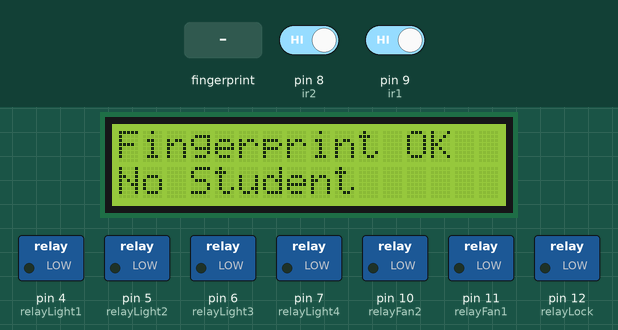
Simulated run of this sketch. Board: Arduino Uno, built with avr-gcc and run on an emulated ATmega328P. Parts: 16×2 character LCD, switched loads named in the sketch (green lamp = pin HIGH). The test bench sets the inputs (shaded band); at power-on: pin 9 (ir1) HIGH, pin 8 (ir2) HIGH.

Above: at 1.4 s.
At 4.5 s:
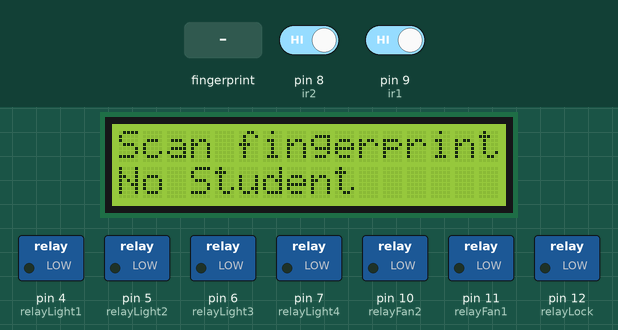
4.6 s: finger stored as number 1 placed on the sensor
At 6.3 s:
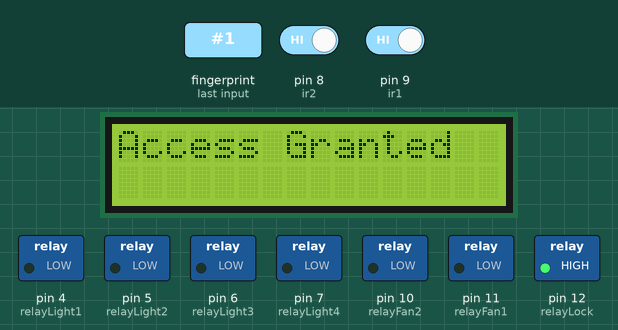
7.4 s: pin 9 (ir1) driven LOW
At 11.2 s:
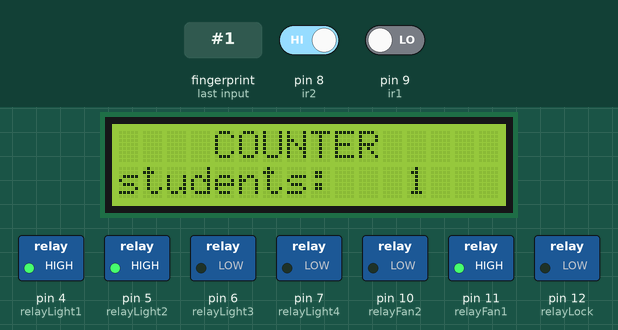
11.5 s: pin 8 (ir2) driven LOW and pin 9 (ir1) driven HIGH
At 16.4 s:
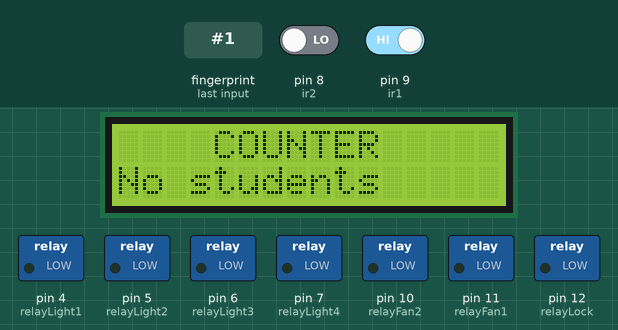
Timing chart, 0 to 17.9 s (numbered marks = the images above; inputs shaded):
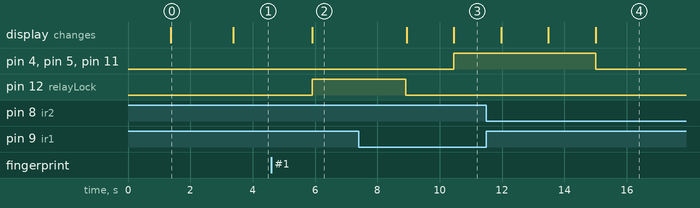

Measured:
- after the input at 4.6 s, pin 12 (relayLock): LOW → HIGH after 1.3 s; the display: changes after 1.3 s (image 2)
- after the input at 7.4 s, pin 4 (relayLight1), pin 5 (relayLight2), pin 11 (relayFan1): LOW → HIGH after 3.1 s
- after the input at 11.5 s, pin 4 (relayLight1), pin 5 (relayLight2), pin 11 (relayFan1): HIGH → LOW after 3.5 s; pin 6 (relayLight3), pin 7 (relayLight4), pin 10 (relayFan2): stays LOW (without the input it goes to HIGH after 8.1 s)
- what the display in image 0 shows lasts 2.0 s, from 1.4 s to 3.4 s

The sketch:

SmartClassroom.ino
```cpp
#include <Wire.h>
#include <LiquidCrystal_I2C.h>
#include <Adafruit_Fingerprint.h>
#include <SoftwareSerial.h>

// Pin definitions
#define ir1 9
#define ir2 8
#define relayFan1 11
#define relayFan2 10
#define relayLight1 4
#define relayLight2 5
#define relayLight3 6
#define relayLight4 7
#define relayLock 12  // New relay pin for the lock

int sensorState1 = 0;
int sensorState2 = 0;
int count = 0;
bool authorized = false;

LiquidCrystal_I2C lcd(0x27, 16, 2);  // set the LCD address to 0x27 for a 16 chars and 2 line display

SoftwareSerial mySerial(2, 3);
Adafruit_Fingerprint finger = Adafruit_Fingerprint(&mySerial);

#define ACCESS_DELAY 3000 // Keep lock unlocked for 3 seconds

void setup() {
  lcd.init();
  lcd.backlight();
  pinMode(relayFan1, OUTPUT);
  pinMode(relayFan2, OUTPUT);
  pinMode(relayLight1, OUTPUT);
  pinMode(relayLight2, OUTPUT);
  pinMode(relayLight3, OUTPUT);
  pinMode(relayLight4, OUTPUT);
  pinMode(relayLock, OUTPUT);  // Initialize lock relay pin

  digitalWrite(relayLock, LOW); // Lock is initially locked

  pinMode(ir1, INPUT_PULLUP);
  pinMode(ir2, INPUT_PULLUP);
  lcd.begin(16, 2);
  lcd.backlight();
  lcd.setCursor(4, 0);
  lcd.print("COUNTER");
  lcd.setCursor(0, 1);
  lcd.print("No Student     ");
  delay(200);

  // Initialize fingerprint sensor
  finger.begin(57600);
  delay(5);
  if (finger.verifyPassword()) {
    lcd.setCursor(0, 0);
    lcd.print("Fingerprint OK");
    delay(2000);
  } else {
    lcd.setCursor(0, 0);
    lcd.print("Fingerprint err");
    while (1) { delay(1); }
  }
}

void loop() {
  if (!authorized) {
    lcd.setCursor(0, 0);
    lcd.print("Scan fingerprint");

    if (getFingerPrint() != -1) {
      authorized = true;
      lcd.clear();
      lcd.setCursor(0, 0);
      lcd.print("Access Granted");
      digitalWrite(relayLock, HIGH); // Unlock the lock
      delay(ACCESS_DELAY);
      digitalWrite(relayLock, LOW); // Lock the lock again
      lcd.clear();
      lcd.setCursor(4, 0);
      lcd.print("COUNTER");
      lcd.setCursor(0, 1);
      lcd.print("No Student     ");
    }
    delay(1000); // Delay for stability
  } else {
    sensorState1 = digitalRead(ir1);
    sensorState2 = digitalRead(ir2);

    if (sensorState1 == LOW) {
      count++;
      delay(500);
    }

    if (sensorState2 == LOW) {
      count--;
      delay(500);
    }

    if (count <= 0) {
      lcd.setCursor(0, 1);
      lcd.print("No students    ");
    } else if (count > 0 && count < 10) {
      lcd.setCursor(0, 1);
      lcd.print("students:   ");
      lcd.setCursor(12, 1);
      lcd.print(count);
      lcd.setCursor(13, 1);
      lcd.print("  ");
    } else {
      lcd.setCursor(0, 1);
      lcd.print("students:   ");
      lcd.setCursor(12, 1);
      lcd.print(count);
    }

    if (count == 0) {
      digitalWrite(relayFan1, LOW);
      digitalWrite(relayFan2, LOW);
      digitalWrite(relayLight1, LOW);
      digitalWrite(relayLight2, LOW);
      digitalWrite(relayLight3, LOW);
      digitalWrite(relayLight4, LOW);
    } else if (count > 0 && count <= 6) {
      digitalWrite(relayFan1, HIGH);
      digitalWrite(relayFan2, LOW);
      digitalWrite(relayLight1, HIGH);
      digitalWrite(relayLight2, HIGH);
      digitalWrite(relayLight3, LOW);
      digitalWrite(relayLight4, LOW);
    } else if (count > 6) {
      digitalWrite(relayFan1, HIGH);
      digitalWrite(relayFan2, HIGH);
      digitalWrite(relayLight1, HIGH);
      digitalWrite(relayLight2, HIGH);
      digitalWrite(relayLight3, HIGH);
      digitalWrite(relayLight4, HIGH);
    }

    delay(1000); // Delay for stability
  }
}

// Returns -1 if failed, otherwise returns ID #
int getFingerPrint() {
  int p = finger.getImage();
  if (p != FINGERPRINT_OK) return -1;

  p = finger.image2Tz();
  if (p != FINGERPRINT_OK) return -1;

  p = finger.fingerFastSearch();
  if (p != FINGERPRINT_OK) return -1;

  // Found a match!
  return finger.fingerID;
}
```
